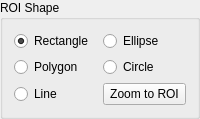
          <widget class="QGroupBox" name="groupBox_2">
           <property name="sizePolicy">
            <sizepolicy hsizetype="Preferred" vsizetype="Preferred">
             <horstretch>0</horstretch>
             <verstretch>0</verstretch>
            </sizepolicy>
           </property>
           <property name="title">
            <string>ROI Shape</string>
           </property>
           <layout class="QGridLayout" name="gridLayout_38">
            <item row="0" column="1">
             <widget class="QRadioButton" name="rb_elli_roi">
              <property name="sizePolicy">
               <sizepolicy hsizetype="Preferred" vsizetype="Fixed">
                <horstretch>0</horstretch>
                <verstretch>0</verstretch>
               </sizepolicy>
              </property>
              <property name="text">
               <string>Ellipse</string>
              </property>
             </widget>
            </item>
            <item row="0" column="0">
             <widget class="QRadioButton" name="rb_rect_roi">
              <property name="sizePolicy">
               <sizepolicy hsizetype="Preferred" vsizetype="Fixed">
                <horstretch>0</horstretch>
                <verstretch>0</verstretch>
               </sizepolicy>
              </property>
              <property name="text">
               <string>Rectangle</string>
              </property>
              <property name="checked">
               <bool>true</bool>
              </property>
             </widget>
            </item>
            <item row="1" column="0">
             <widget class="QRadioButton" name="rb_poly_roi">
              <property name="sizePolicy">
               <sizepolicy hsizetype="Preferred" vsizetype="Fixed">
                <horstretch>0</horstretch>
                <verstretch>0</verstretch>
               </sizepolicy>
              </property>
              <property name="text">
               <string>Polygon</string>
              </property>
              <property name="checked">
               <bool>false</bool>
              </property>
             </widget>
            </item>
            <item row="1" column="1">
             <widget class="QRadioButton" name="rb_circle_roi">
              <property name="sizePolicy">
               <sizepolicy hsizetype="Preferred" vsizetype="Fixed">
                <horstretch>0</horstretch>
                <verstretch>0</verstretch>
               </sizepolicy>
              </property>
              <property name="text">
               <string>Circle</string>
              </property>
             </widget>
            </item>
            <item row="2" column="1">
             <widget class="QPushButton" name="pb_show_roi">
              <property name="sizePolicy">
               <sizepolicy hsizetype="Preferred" vsizetype="Fixed">
                <horstretch>0</horstretch>
                <verstretch>0</verstretch>
               </sizepolicy>
              </property>
              <property name="text">
               <string>Zoom to ROI</string>
              </property>
             </widget>
            </item>
            <item row="2" column="0">
             <widget class="QRadioButton" name="rb_line_roi">
              <property name="sizePolicy">
               <sizepolicy hsizetype="Preferred" vsizetype="Fixed">
                <horstretch>0</horstretch>
                <verstretch>0</verstretch>
               </sizepolicy>
              </property>
              <property name="text">
               <string>Line</string>
              </property>
             </widget>
            </item>
           </layout>
          </widget>
